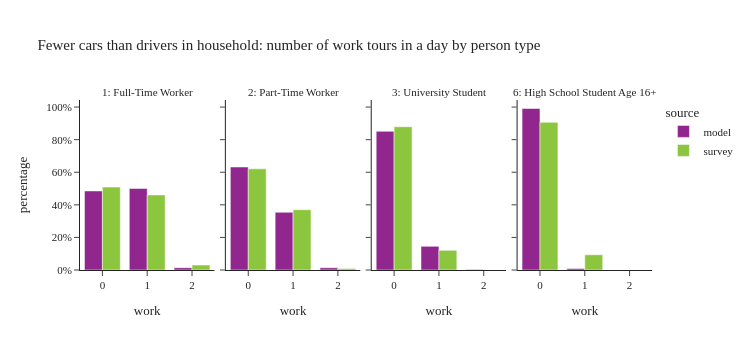

The notebook cell saved with this chart:
### Code cell
plot_work_tour_ptype(per_data[(per_data['ptype'].isin(worker_ptype)) & (per_data['auto_ownership'] < per_data['num_drivers'])],"Fewer cars than drivers in household: number of work tours in a day by person type")

### Figure 1 — Plotly figure (JSON) as saved in the notebook; plotly's stock layout.template omitted (floating-point values rounded to 4 significant figures)
{"data": [{"alignmentgroup": "True", "customdata": [[298042], [307393], [8690]], "hovertemplate": "source=model<br>ptype_label=1: Full-Time Worker<br>work=%{x}<br>percentage=%{y}<br>sample_size=%{customdata[0]}<extra></extra>", "legendgroup": "model", "marker": {"color": "#91268F", "pattern": {"shape": ""}}, "name": "model", "offsetgroup": "model", "orientation": "v", "showlegend": true, "textposition": "auto", "type": "bar", "x": [0.0, 1.0, 2.0], "xaxis": "x", "y": [0.4853, 0.5005, 0.01415], "yaxis": "y"}, {"alignmentgroup": "True", "customdata": [[78085], [43765], [1680]], "hovertemplate": "source=model<br>ptype_label=2: Part-Time Worker<br>work=%{x}<br>percentage=%{y}<br>sample_size=%{customdata[0]}<extra></extra>", "legendgroup": "model", "marker": {"color": "#91268F", "pattern": {"shape": ""}}, "name": "model", "offsetgroup": "model", "orientation": "v", "showlegend": false, "textposition": "auto", "type": "bar", "x": [0.0, 1.0, 2.0], "xaxis": "x2", "y": [0.6321, 0.3543, 0.0136], "yaxis": "y2"}, {"alignmentgroup": "True", "customdata": [[94415], [16084], [400]], "hovertemplate": "source=model<br>ptype_label=3: University Student<br>work=%{x}<br>percentage=%{y}<br>sample_size=%{customdata[0]}<extra></extra>", "legendgroup": "model", "marker": {"color": "#91268F", "pattern": {"shape": ""}}, "name": "model", "offsetgroup": "model", "orientation": "v", "showlegend": false, "textposition": "auto", "type": "bar", "x": [0.0, 1.0, 2.0], "xaxis": "x3", "y": [0.8514, 0.145, 0.003607], "yaxis": "y3"}, {"alignmentgroup": "True", "customdata": [[100035], [889]], "hovertemplate": "source=model<br>ptype_label=6: High School Student Age 16+<br>work=%{x}<br>percentage=%{y}<br>sample_size=%{customdata[0]}<extra></extra>", "legendgroup": "model", "marker": {"color": "#91268F", "pattern": {"shape": ""}}, "name": "model", "offsetgroup": "model", "orientation": "v", "showlegend": false, "textposition": "auto", "type": "bar", "x": [0.0, 1.0], "xaxis": "x4", "y": [0.9912, 0.008809], "yaxis": "y4"}, {"alignmentgroup": "True", "customdata": [[691], [545], [12]], "hovertemplate": "source=survey<br>ptype_label=1: Full-Time Worker<br>work=%{x}<br>percentage=%{y}<br>sample_size=%{customdata[0]}<extra></extra>", "legendgroup": "survey", "marker": {"color": "#8CC63E", "pattern": {"shape": ""}}, "name": "survey", "offsetgroup": "survey", "orientation": "v", "showlegend": true, "textposition": "auto", "type": "bar", "x": [0.0, 1.0, 2.0], "xaxis": "x", "y": [0.5089, 0.4608, 0.03032], "yaxis": "y"}, {"alignmentgroup": "True", "customdata": [[254], [100], [5]], "hovertemplate": "source=survey<br>ptype_label=2: Part-Time Worker<br>work=%{x}<br>percentage=%{y}<br>sample_size=%{customdata[0]}<extra></extra>", "legendgroup": "survey", "marker": {"color": "#8CC63E", "pattern": {"shape": ""}}, "name": "survey", "offsetgroup": "survey", "orientation": "v", "showlegend": false, "textposition": "auto", "type": "bar", "x": [0.0, 1.0, 2.0], "xaxis": "x2", "y": [0.6207, 0.3702, 0.009108], "yaxis": "y2"}, {"alignmentgroup": "True", "customdata": [[198], [35]], "hovertemplate": "source=survey<br>ptype_label=3: University Student<br>work=%{x}<br>percentage=%{y}<br>sample_size=%{customdata[0]}<extra></extra>", "legendgroup": "survey", "marker": {"color": "#8CC63E", "pattern": {"shape": ""}}, "name": "survey", "offsetgroup": "survey", "orientation": "v", "showlegend": false, "textposition": "auto", "type": "bar", "x": [0.0, 1.0], "xaxis": "x3", "y": [0.8794, 0.1206], "yaxis": "y3"}, {"alignmentgroup": "True", "customdata": [[63], [2]], "hovertemplate": "source=survey<br>ptype_label=6: High School Student Age 16+<br>work=%{x}<br>percentage=%{y}<br>sample_size=%{customdata[0]}<extra></extra>", "legendgroup": "survey", "marker": {"color": "#8CC63E", "pattern": {"shape": ""}}, "name": "survey", "offsetgroup": "survey", "orientation": "v", "showlegend": false, "textposition": "auto", "type": "bar", "x": [0.0, 1.0], "xaxis": "x4", "y": [0.9064, 0.0936], "yaxis": "y4"}], "layout": {"annotations": [{"font": {}, "showarrow": false, "text": "1: Full-Time Worker", "x": 0.1175, "xanchor": "center", "xref": "paper", "y": 1, "yanchor": "bottom", "yref": "paper"}, {"font": {}, "showarrow": false, "text": "2: Part-Time Worker", "x": 0.3725, "xanchor": "center", "xref": "paper", "y": 1, "yanchor": "bottom", "yref": "paper"}, {"font": {}, "showarrow": false, "text": "3: University Student", "x": 0.6275, "xanchor": "center", "xref": "paper", "y": 1, "yanchor": "bottom", "yref": "paper"}, {"font": {}, "showarrow": false, "text": "6: High School Student Age 16+", "x": 0.8825, "xanchor": "center", "xref": "paper", "y": 1, "yanchor": "bottom", "yref": "paper"}], "barmode": "group", "height": 350, "legend": {"title": {"text": "source"}, "tracegroupgap": 0}, "title": {"text": "Fewer cars than drivers in household: number of work tours in a day by person type"}, "width": 750, "xaxis": {"anchor": "y", "domain": [0, 0.235], "title": {"text": "work"}}, "xaxis2": {"anchor": "y2", "domain": [0.255, 0.49], "matches": "x", "title": {"text": "work"}}, "xaxis3": {"anchor": "y3", "domain": [0.51, 0.745], "matches": "x", "title": {"text": "work"}}, "xaxis4": {"anchor": "y4", "domain": [0.765, 1.0], "matches": "x", "title": {"text": "work"}}, "yaxis": {"anchor": "x", "domain": [0, 1], "tickformat": ".0%", "title": {"text": "percentage"}}, "yaxis2": {"anchor": "x2", "domain": [0, 1], "matches": "y", "showticklabels": false, "tickformat": ".0%"}, "yaxis3": {"anchor": "x3", "domain": [0, 1], "matches": "y", "showticklabels": false}, "yaxis4": {"anchor": "x4", "domain": [0, 1], "matches": "y", "showticklabels": false}}}
